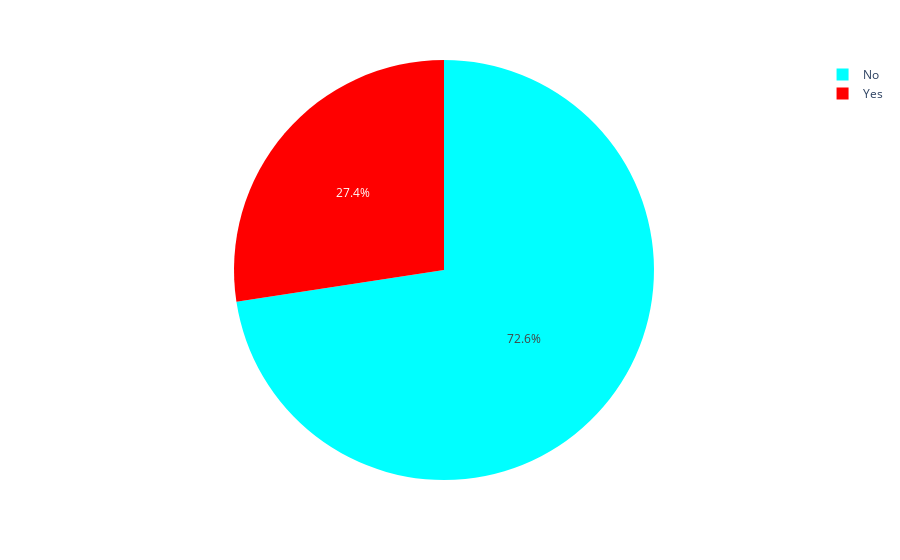

Here is the notebook cell this chart was saved with:
### Code cell
import plotly.express as px

fig = px.pie(Bank,names='Loan_Status',color='Loan_Status',
             color_discrete_map={'Yes':'red',
                                 'No':'cyan'})
fig.show()

### Figure 1 — Plotly figure (JSON) as saved in the notebook; plotly's stock layout.template omitted (floating-point values rounded to 4 significant figures; data arrays with more than 128 entries replaced by an {"elided": "..."} marker saying what was removed)
{"data": [{"customdata": {"elided": "981x1 str values"}, "domain": {"x": [0, 1], "y": [0, 1]}, "hovertemplate": "Loan_Status=%{customdata[0]}<extra></extra>", "labels": {"elided": "981 str values"}, "legendgroup": "", "marker": {"colors": {"elided": "981 str values"}}, "name": "", "showlegend": true, "type": "pie"}], "layout": {"legend": {"tracegroupgap": 0}, "margin": {"t": 60}}}
